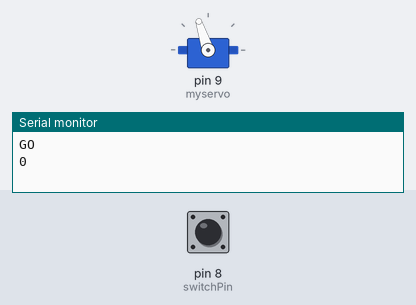
A sketch run on a simulated Arduino Uno, built with avr-gcc and run on an emulated ATmega328P. On the bench: servo, the last lines printed to the serial monitor. The test bench sets the inputs (shaded band); at power-on: pin 8 (switchPin) LOW.

Above: at 0.05 s.
At 4.1 s:
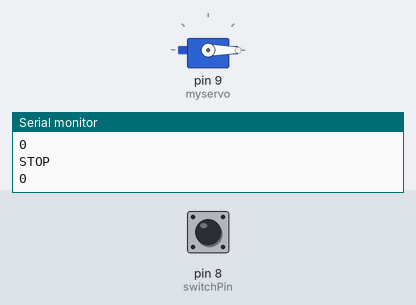
At 9.1 s:
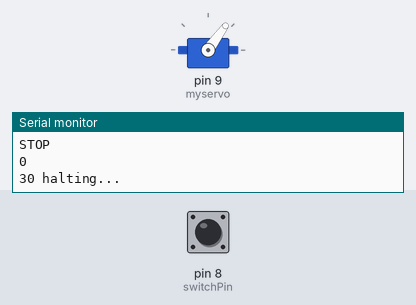
Timing chart, 0 to 11.8 s (numbered marks = the images above):
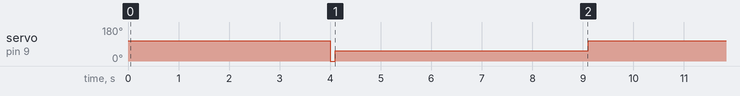

Measured:
- by itself, servo on pin 9 (myservo): repeats every 9.1 s: 54° 5.0 s, 108° 4.0 s, 0° 0.10 s

The sketch:

edf.ino
```cpp
#include <Servo.h>

Servo myservo;

int switchPin = 8;


void setSpeed(int speed){
// speed is from 0 to 100 where 0 is off and 100 is maximum speed
//the following maps speed values of 0-100 to angles from 0-180,
int angle = map(speed, 0, 100, 0, 180);
myservo.write(angle);
}

void setup()
{
Serial.begin(9600);
myservo.attach(9);
}

void loop()
{
int speed;

Serial.println("GO");
if (digitalRead(switchPin) == HIGH);
{
  setSpeed(60);
  Serial.println(speed);
  delay(4000);
}

Serial.println("STOP");
if (digitalRead(switchPin) == LOW);
{
    setSpeed(0);
  Serial.println(speed);
  delay(100);
}
Serial.println("30 halting...");
setSpeed(30);
delay(5000);
}
```
